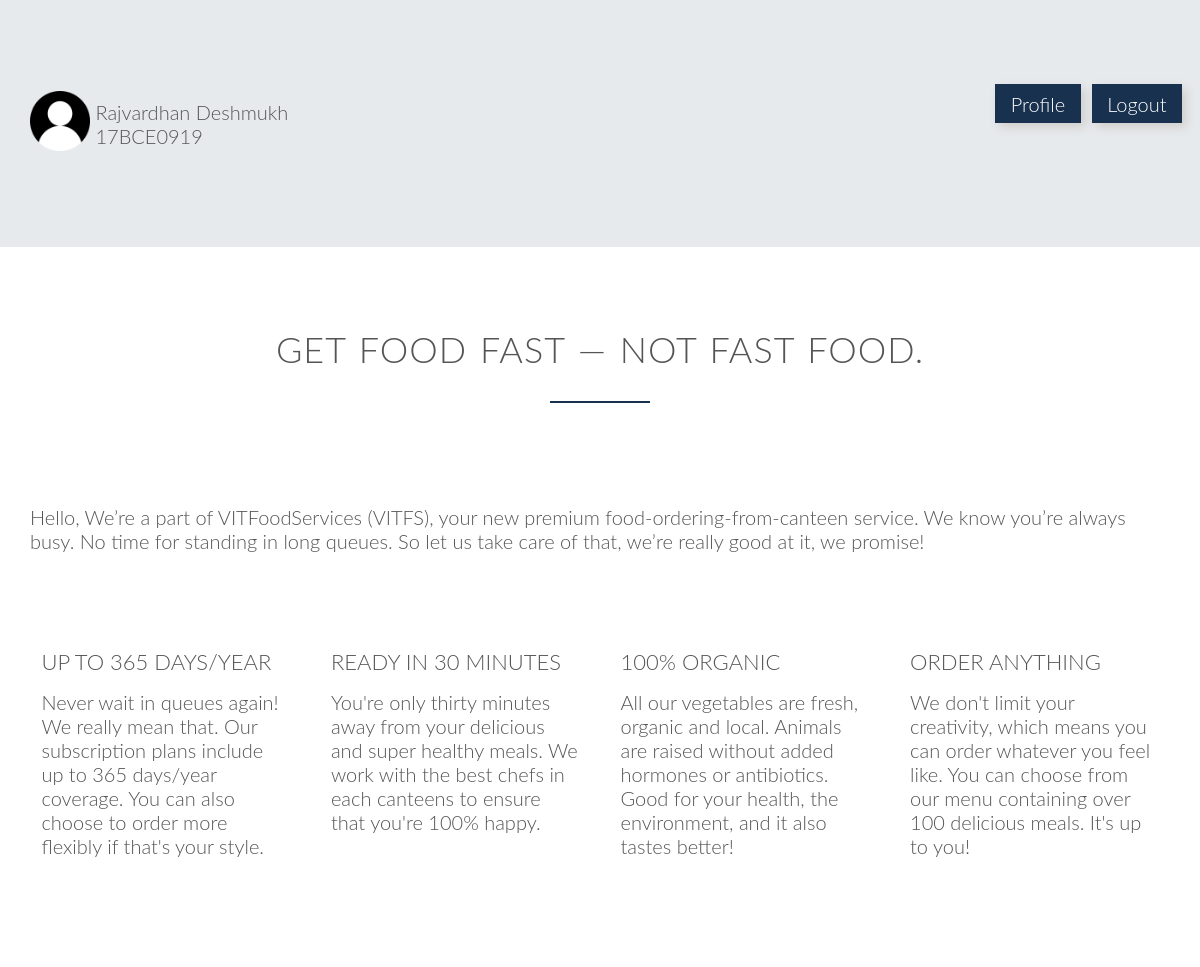
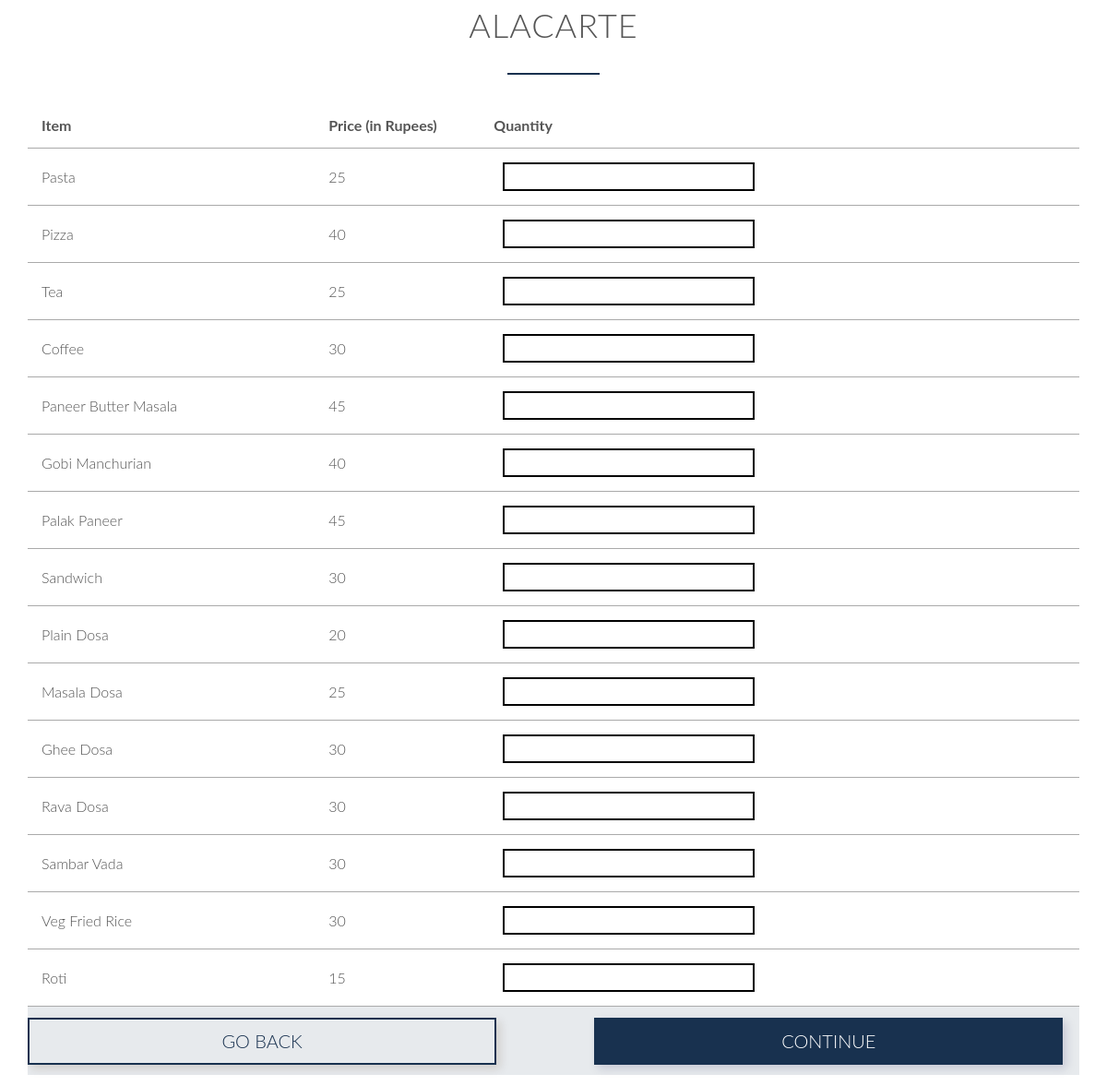
The page /alasjt.php (signed in) on the database its author committed (2 pictures, top to bottom).
### tables this page shows
CREATE TABLE `customer` (
  `custid` varchar(10) NOT NULL,
  `name` varchar(25) DEFAULT NULL,
  `wallet` int(11) DEFAULT NULL,
  `hblock` varchar(2) DEFAULT NULL,
  `hroom` int(11) DEFAULT NULL,
  `phone` decimal(30,0) DEFAULT NULL
);

CREATE TABLE `sjtalacarte` (
  `iid` int(11) NOT NULL,
  `name` varchar(30) DEFAULT NULL,
  `price` int(11) DEFAULT NULL,
  `time` int(11) NOT NULL
);

### alasjt.php (the view, shortened to what this page needs)
<!DOCTYPE html>
<?php
    include('sessioncust.php');
    $uname = $_SESSION['login_user'];
    $sql = "SELECT * from customer where custid='$uname'";
    $result = mysqli_query($db,$sql);
    $row = mysqli_fetch_array($result,MYSQLI_ASSOC);
?>
<html>
    <head>
        <link rel="stylesheet" type="text/css" href="css/style.css">
        <link rel="stylesheet" type="text/css" href="css/grid.css">
    </head>
    <body>
        <section class="section-plans">
            <div class="row">
                <div class="col span-10-of-12">
                    <img src="images/person.png" style="border-radius: 20%; width: 5vw;">
                    <div style="display: inline-block; vertical-align: super"><?php echo $row['name']?><br><?php echo $row['custid']?></div>
                </div>
                <div class="col span-1-of-12"><a style="text-decoration: none; background-color: #18314f; padding: 10% 20%; color: white; vertical-align: text-bottom; margin-top: 20%; margin-bottom: 20%; box-shadow: 4px 4px 10px rgba(72, 39, 10, 0.15)" href="profile.php">Profile</a></div>
                <div class="col span-1-of-12"><a style="text-decoration: none; background-color: #18314f; padding: 10% 20%; color: white; vertical-align: text-bottom; margin-top: 20%; margin-bottom: 20%; box-shadow: 4px 4px 10px rgba(72, 39, 10, 0.15)" href="index.php">Logout</a></div>
            </div>
        </section>
        <section class="section-features">
			<div class="row">
				<h2>Get food fast &mdash; not fast food.</h2>
            <br><br><br>
				<p class="long-feat">
					Hello, We’re a part of VITFoodServices (VITFS), your new premium food-ordering-from-canteen service. We know you’re always busy. No time for standing in long queues. So let us take care of that, we’re really good at it, we promise!
				</p>
			</div>
            <br><br><br>
			<div class="row">
				<div class="col span-1-of-4 box">
					<h3>Up to 365 days/year</h3>
					<p>
						Never wait in queues again! We really mean that. Our subscription plans include up to 365 days/year coverage. You can also choose to order more flexibly if that's your style.
					</p>
				</div>
				<div class="col span-1-of-4 box">
					<h3>Ready in 30 minutes</h3>
					<p>
						You're only thirty minutes away from your delicious and super healthy meals. We work with the best chefs in each canteens to ensure that you're 100% happy.
					</p>
				</div>
				<div class="col span-1-of-4 box">
					<h3>100% organic</h3>
					<p>
						All our vegetables are fresh, organic and local. Animals are raised without added hormones or antibiotics. Good for your health, the environment, and it also tastes better!
					</p>
				</div>
				<div class="col span-1-of-4 box">
					<h3>Order anything</h3>
					<p>
						We don't limit your creativity, which means you can order whatever you feel like. You can choose from our menu containing over 100 delicious meals. It's up to you!
					</p>
				</div>
			</div>
		</section>
        <section class="section-cant">
            <div class="row">
                <h2>ALAcarte</h2>
            </div>
            <div class="row">
                <form method="post" id="sjt" name="sjt" action="<?php $_PHP_SELF ?>">
                <table style="font-family: 'Lato','Arial', sans-serif;">
                    <tr>
                        <td width=150><strong>Item</strong></td>
                        <td width=15><strong>Price (in Rupees)</strong></td>
                        <td width=15><strong>Quantity</strong></td>
                    </tr>
                    <?php
                        $ala = "SELECT * from sjtalacarte";
                        $res = mysqli_query($db,$ala);
                        while($item = mysqli_fetch_array($res, MYSQLI_ASSOC)){
                            echo "<tr><td>".$item['name']."</td><td>".$item['price']."</td><td align=\"center\"><input type=\"numeric\" class=\"btnsmall\" id=\"".$item['iid']."\" name =\"".$item['iid']."\"></td>";
                        }
                    ?>
                </table>
                <div class="section-plans">
                <div class="row">
                <a style="text-decoration: none; color:#18314f;" href="homepage.php">
                    <div class="col span-5-of-11" style="box-shadow: 4px 4px 10px rgba(72, 39, 10, 0.15); text-align: center; padding: 1%;border: 2px solid #18314f;font-family: 'Lato','Arial', sans-serif;font-weight: 300;font-size: 20px;">
                        GO BACK
                    </div>
                </a>
                <div class="col"> &nbsp;&nbsp;&nbsp;&nbsp;&nbsp;&nbsp;&nbsp;&nbsp;&nbsp;&nbsp;&nbsp;&nbsp;&nbsp;&nbsp;&nbsp;&nbsp;</div>
                    <button class="col span-5-of-11" style="box-shadow: 4px 4px 10px rgba(12, 10, 72, 0.15); text-align: center; padding: 1%;border: 2px solid #18314f;background-color: #18314f; color: white; font-family: 'Lato','Arial', sans-serif;font-weight: 300;font-size: 20px;" type="submit" id="Submit" name="Submit" for="sjt">
                        CONTINUE
                    </button>
                </div>
                </div>
                </form>
            </div>
        </section>
   </body>
</html>

### css/style.css (style rules this page uses)
* { margin:0; padding: 0; -webkit-box-sizing: border-box; box-sizing: border-box; }
html, body { background-color: #fff; color: #555; font-family: 'Lato','Arial', sans-serif; font-weight: 300; font-size: 20px; text-rendering: optimizeLegibility; overflow-x: hidden; }
.row { max-width: 1140px; margin: 0 auto; }
section { padding: 80px 0px; }
.box { padding:1%; }
h1, h2, h3 { font-weight: 300; text-transform: uppercase; }
h2 { font-size: 180%; word-spacing: 2px; text-align: center; margin-bottom: 30px; letter-spacing: 1px; }
h3 { font-size: 110%; margin-bottom: 15px; }
h2:after { display: block; height: 2px; background-color: #18314f; content: " "; width: 100px; margin: 0 auto; margin-top: 30px; }
.btnsmall { background-color: inherit; color: #000; text-decoration: none; font-size: 20px; border: 2px solid #000; margin-left: 10px; display: inline-block; padding: 2px; }
table { border:none; width: 100%; border-collapse: collapse; }
th, td { padding: 15px; text-align: left; vertical-align: middle; border: none; border-bottom: 1px solid #aaaaaa; }
.section-cant { padding: 1%; }
.section-plans { background-color: rgba(24, 49, 79, 0.1); }
form { font-size: 80%; }

### css/grid.css (style rules this page uses)
.row { zoom: 1; }
.row:before, .row:after { content:""; display:table; }
.row:after { clear:both; }
.col { display: block; float:left; margin: 1% 0 1% 1.6%; }
.col:first-child { margin-left: 0; }
.span-1-of-4 { width: 23.8%; }
.span-5-of-11 { width: 44.58%; }
.span-10-of-12 { width: 83.06%; }
.span-1-of-12 { width: 6.86%; }

### rows shown on the page
customer: name "Rajvardhan Deshmukh", custid "17BCE0919"
sjtalacarte: name "Pasta", price "25"
sjtalacarte: name "Pizza", price "40"
sjtalacarte: name "Tea", price "25"
sjtalacarte: name "Coffee", price "30"
sjtalacarte: name "Paneer Butter Masala", price "45"
sjtalacarte: name "Gobi Manchurian", price "40"
sjtalacarte: name "Palak Paneer", price "45"
sjtalacarte: name "Sandwich", price "30"
sjtalacarte: name "Plain Dosa", price "20"
sjtalacarte: name "Masala Dosa", price "25"
sjtalacarte: name "Ghee Dosa", price "30"
sjtalacarte: name "Rava Dosa", price "30"
sjtalacarte: name "Sambar Vada", price "30"
sjtalacarte: name "Veg Fried Rice", price "30"
sjtalacarte: name "Roti", price "15"
